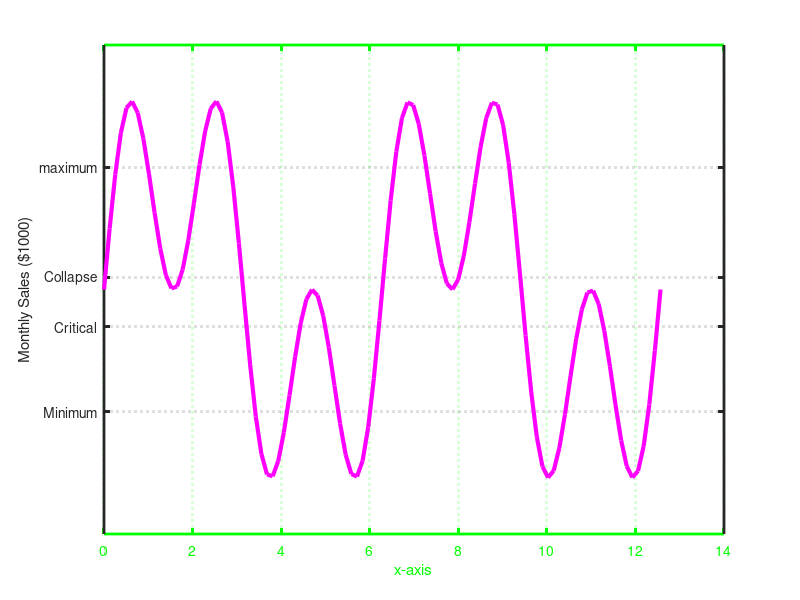

The MATLAB script that drew this image:
function sin1_sin3()
    x = linspace(0, 4 * pi);
    plot(x, sin(x) + sin(3 * x), 'm', ...
         'LineWidth', 3);
    grid on;
    yticks([-1 -0.3 0.1  1]);
    yticklabels({'Minimum','Critical','Collapse','maximum'});
    xlabel('x-axis');
    ylabel('Monthly Sales ($1000)');
    set(gca, 'XColor', 'g');
    set(gca, 'GridLineStyle', ':');
    set(gca, 'LineWidth', 2);
end